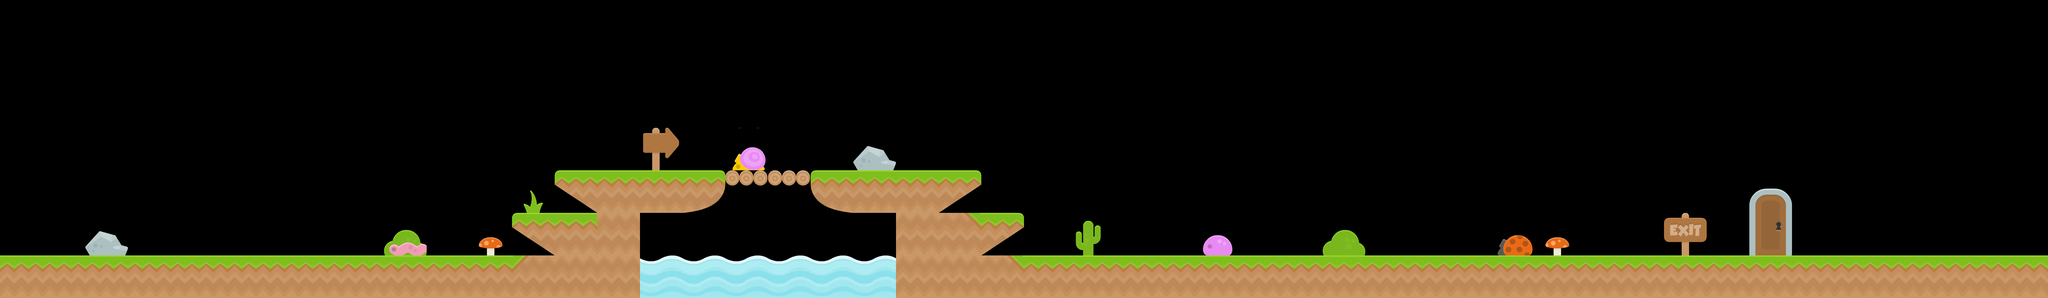

The image is a tile-based game level rendered from a .tmx file. Its description and source (layers, tilesets, objects; grid data summarised) follow:
An orthogonal 48x7 tile map with 128x128 px tiles, 4 tile layers (suelo, sueloAdornos, winning, enemies), 3 tilesets and 10 objects (door).

<map version="1.0" orientation="orthogonal" renderorder="right-down" width="48" height="7" tilewidth="128" tileheight="128" nextobjectid="46">
 <tileset firstgid="1" name="spritesheet_ground" tilewidth="128" tileheight="128">
  <image source="spritesheet_ground.png" width="1024" height="2048" />
 </tileset>
 <tileset firstgid="129" name="spritesheet_tiles" tilewidth="128" tileheight="128">
  <image source="spritesheet_tiles.png" width="1024" height="2048" />
 </tileset>
 <tileset firstgid="257" name="spritesheet_enemies" tilewidth="128" tileheight="128">
  <image source="spritesheet_enemies.png" width="650" height="260" />
 </tileset>
 <layer name="suelo" width="48" height="7">
  <data>[336 cells, 56 non-empty, 8 distinct tile ids]</data>
 </layer>
 <layer name="sueloAdornos" width="48" height="7">
  <data>[336 cells, 18 non-empty, 9 distinct tile ids]</data>
 </layer>
 <objectgroup name="ground">
  <object id="34" x="0" y="762">
   <polyline points="0,10 1548,11 1550,14" />
  </object>
  <object id="35" x="1538" y="636">
   <polyline points="-2,3 138,4" />
  </object>
  <object id="36" x="1668" y="506">
   <polyline points="4,8 1261,6" />
  </object>
  <object id="37" x="2932" y="632">
   <polyline points="-6,6 130,8" />
  </object>
  <object id="38" x="3074" y="760">
   <polyline points="5,7 3062,4 3062,6" />
  </object>
 </objectgroup>
 <layer name="winning" width="48" height="7">
  <data>[336 cells, 2 non-empty, 2 distinct tile ids]</data>
 </layer>
 <objectgroup name="winning">
  <object id="31" name="door" x="5247" y="766">
   <polyline points="0,0 1,-204 130,-206 129,0 1,0" />
  </object>
 </objectgroup>
 <layer name="enemies" width="48" height="7">
  <data>[336 cells, 4 non-empty, 4 distinct tile ids]</data>
 </layer>
 <objectgroup name="wall">
  <object id="39" x="1538" y="765">
   <polyline points="0,0 2,-120" />
  </object>
  <object id="40" x="1667" y="638">
   <polyline points="0,0 -2,-108 1,-119" />
  </object>
  <object id="44" x="1547" y="643">
   <polyline points="0,0 0,122" />
  </object>
  <object id="45" x="1674" y="522">
   <polyline points="0,0 3,116" />
  </object>
 </objectgroup>
</map>
